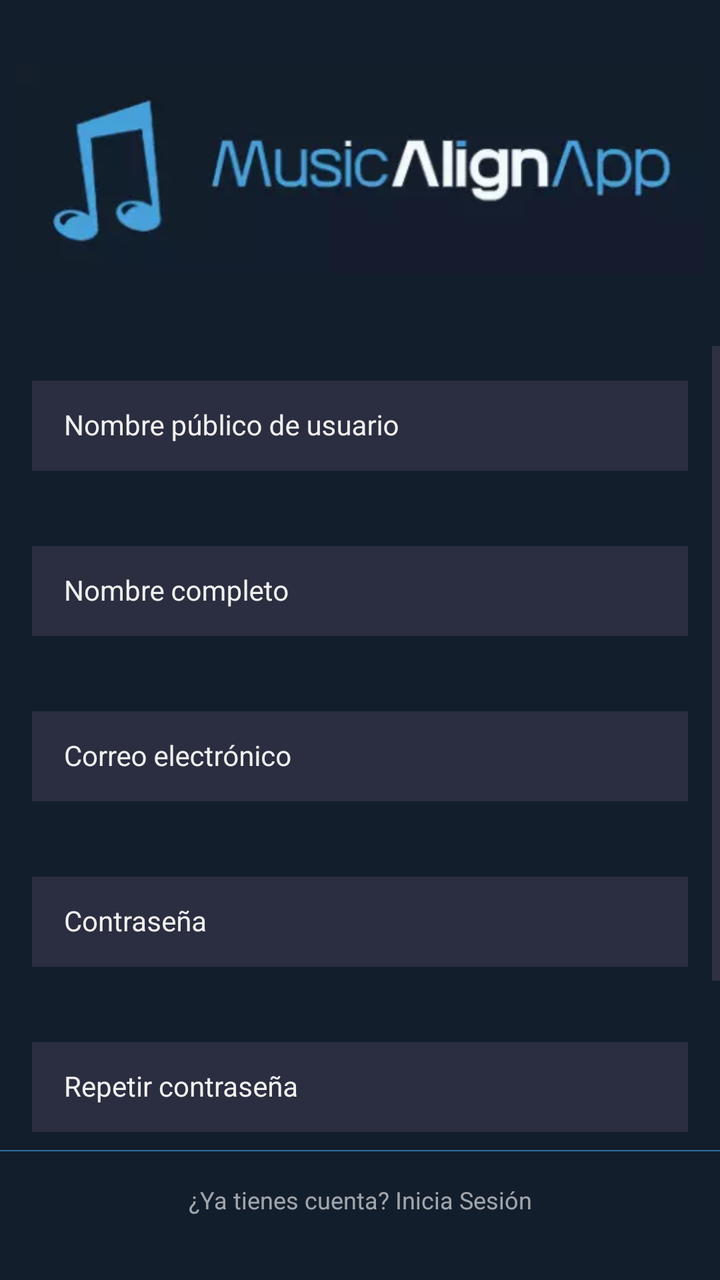
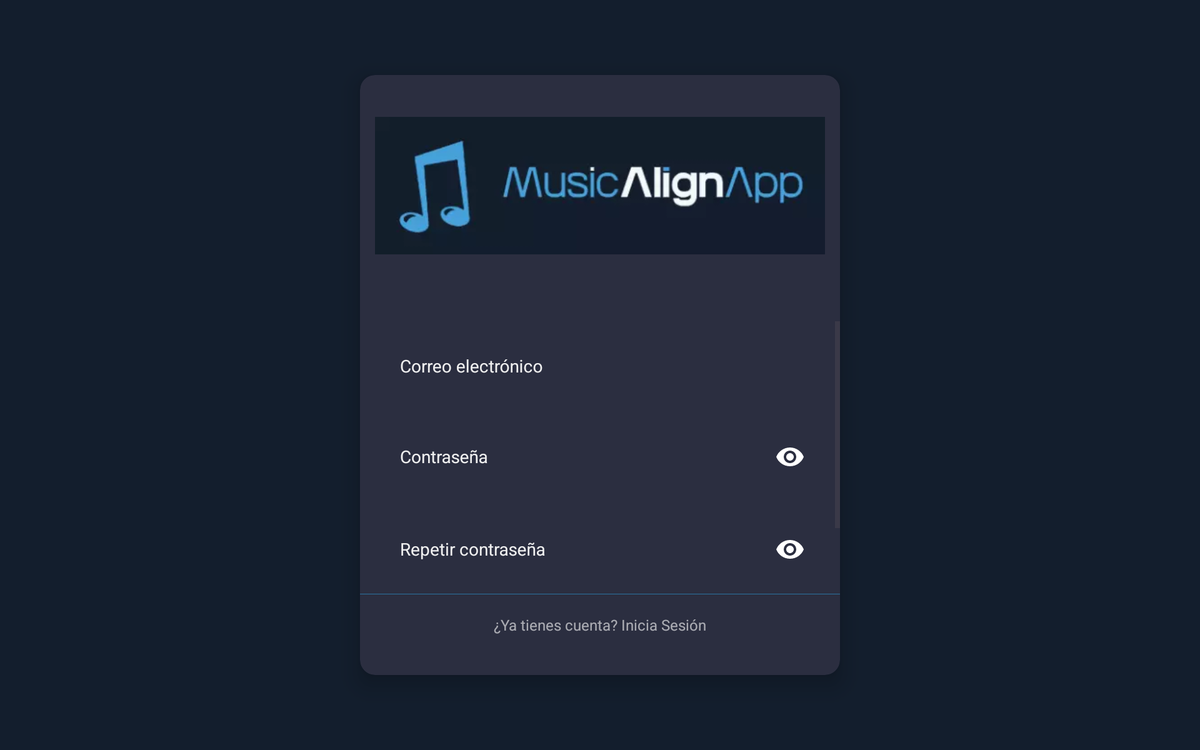

First picture: res/layout/ on a phone held upright. Second picture: the repository's own variant of that layout, on a device whose configuration matches the variant's folder. Source for both follows.
<!-- AndroidManifest.xml: application theme Theme.MusicAlignApp -->
<!-- res/layout/activity_signin.xml -->
<?xml version="1.0" encoding="utf-8"?>
<androidx.constraintlayout.widget.ConstraintLayout xmlns:android="http://schemas.android.com/apk/res/android"
    xmlns:app="http://schemas.android.com/apk/res-auto"
    xmlns:tools="http://schemas.android.com/tools"
    android:layout_width="match_parent"
    android:layout_height="match_parent"
    android:background="@color/background"
    tools:context=".ui.screens.signin.SignInActivity">

    <include
        android:id="@+id/viewHeader"
        layout="@layout/view_header"
        android:layout_width="match_parent"
        android:layout_height="wrap_content"
        android:layout_marginBottom="4dp"
        app:layout_constraintBottom_toTopOf="@+id/formView"
        app:layout_constraintTop_toTopOf="parent"
        app:layout_constraintVertical_chainStyle="packed" />

    <ScrollView
        android:id="@+id/formView"
        android:layout_width="0dp"
        android:layout_height="0dp"
        app:layout_constraintBottom_toTopOf="@id/viewBottom"
        app:layout_constraintEnd_toEndOf="parent"
        app:layout_constraintStart_toStartOf="parent"
        app:layout_constraintTop_toBottomOf="@+id/viewHeader">

        <androidx.constraintlayout.widget.ConstraintLayout
            android:layout_width="match_parent"
            android:layout_height="wrap_content"
            app:layout_constraintBottom_toTopOf="@+id/btnCreateAccount"
            app:layout_constraintEnd_toEndOf="parent"
            app:layout_constraintStart_toStartOf="parent"
            app:layout_constraintTop_toBottomOf="@+id/viewHeader">

            <com.google.android.material.textfield.TextInputLayout
                android:id="@+id/tilNickname"
                style="@style/FormTextInputLayout"
                android:layout_width="0dp"
                android:layout_height="wrap_content"
                android:layout_marginTop="12dp"
                app:layout_constraintBottom_toTopOf="@+id/tilRealName"
                app:layout_constraintEnd_toEndOf="parent"
                app:layout_constraintStart_toStartOf="parent"
                app:layout_constraintTop_toTopOf="parent">

                <com.google.android.material.textfield.TextInputEditText
                    android:id="@+id/etNickname"
                    style="@style/FormEditText"
                    android:layout_width="match_parent"
                    android:layout_height="wrap_content"
                    android:hint="@string/signin_form_nickname"
                    android:imeOptions="actionNext"
                    android:inputType="text"
                    android:textColorHighlight="@color/error_dark"
                    android:textColorHint="@color/error_dark" />

            </com.google.android.material.textfield.TextInputLayout>

            <com.google.android.material.textfield.TextInputLayout
                android:id="@+id/tilRealName"
                style="@style/FormTextInputLayout"
                android:layout_width="0dp"
                android:layout_height="wrap_content"
                android:layout_marginTop="12dp"
                app:layout_constraintBottom_toTopOf="@+id/tilEmail"
                app:layout_constraintEnd_toEndOf="parent"
                app:layout_constraintStart_toStartOf="parent"
                app:layout_constraintTop_toBottomOf="@+id/tilNickname">

                <com.google.android.material.textfield.TextInputEditText
                    android:id="@+id/etRealName"
                    style="@style/FormEditText"
                    android:layout_width="match_parent"
                    android:layout_height="wrap_content"
                    android:hint="@string/signin_form_real_name"
                    android:imeOptions="actionNext"
                    android:inputType="text"
                    android:textColorHighlight="@color/error_dark"
                    android:textColorHint="@color/error_dark" />

            </com.google.android.material.textfield.TextInputLayout>

            <com.google.android.material.textfield.TextInputLayout
                android:id="@+id/tilEmail"
                style="@style/FormTextInputLayout"
                android:layout_width="0dp"
                android:layout_height="wrap_content"
                android:layout_marginTop="12dp"
                app:layout_constraintBottom_toTopOf="@+id/tilPassword"
                app:layout_constraintEnd_toEndOf="parent"
                app:layout_constraintStart_toStartOf="parent"
                app:layout_constraintTop_toBottomOf="@+id/tilRealName">

                <com.google.android.material.textfield.TextInputEditText
                    android:id="@+id/etEmail"
                    style="@style/FormEditText"
                    android:layout_width="match_parent"
                    android:layout_height="wrap_content"
                    android:hint="@string/signin_form_email"
                    android:imeOptions="actionNext"
                    android:inputType="textEmailAddress"
                    android:textColorHighlight="@color/error_dark"
                    android:textColorHint="@color/error_dark" />

            </com.google.android.material.textfield.TextInputLayout>

            <com.google.android.material.textfield.TextInputLayout
                android:id="@+id/tilPassword"
                style="@style/FormTextInputLayout"
                android:layout_width="0dp"
                android:layout_height="wrap_content"
                android:layout_marginTop="12dp"
                app:layout_constraintBottom_toTopOf="@+id/tilRepeatPassword"
                app:layout_constraintEnd_toEndOf="parent"
                app:layout_constraintStart_toStartOf="parent"
                app:layout_constraintTop_toBottomOf="@+id/tilEmail">

                <com.google.android.material.textfield.TextInputEditText
                    android:id="@+id/etPassword"
                    style="@style/FormEditText"
                    android:layout_width="match_parent"
                    android:layout_height="wrap_content"
                    android:hint="@string/signin_form_password"
                    android:imeOptions="actionNext"
                    android:inputType="textPassword"
                    android:textColorHighlight="@color/error_dark"
                    android:textColorHint="@color/error_dark" />

            </com.google.android.material.textfield.TextInputLayout>


            <com.google.android.material.textfield.TextInputLayout
                android:id="@+id/tilRepeatPassword"
                style="@style/FormTextInputLayout"
                android:layout_width="0dp"
                android:layout_height="wrap_content"
                android:layout_marginTop="12dp"
                app:layout_constraintBottom_toTopOf="@+id/btnCreateAccount"
                app:layout_constraintEnd_toEndOf="parent"
                app:layout_constraintStart_toStartOf="parent"
                app:layout_constraintTop_toBottomOf="@+id/tilPassword">

                <com.google.android.material.textfield.TextInputEditText
                    android:id="@+id/etRepeatPassword"
                    style="@style/FormEditText"
                    android:layout_width="match_parent"
                    android:layout_height="wrap_content"
                    android:hint="@string/signin_form_repeat_password"
                    android:imeOptions="actionDone"
                    android:inputType="textPassword"
                    android:textColorHighlight="@color/error_dark"
                    android:textColorHint="@color/error_dark" />

            </com.google.android.material.textfield.TextInputLayout>

            <com.google.android.material.button.MaterialButton
                android:id="@+id/btnCreateAccount"
                style="@style/PrimaryButton"
                android:layout_width="0dp"
                android:layout_height="48dp"
                android:layout_marginHorizontal="16dp"
                android:layout_marginVertical="24dp"
                android:text="@string/signin_button_createaccount"
                app:layout_constraintEnd_toEndOf="parent"
                app:layout_constraintStart_toStartOf="parent"
                app:layout_constraintTop_toBottomOf="@+id/tilRepeatPassword"
                app:layout_constraintBottom_toBottomOf="parent"/>

        </androidx.constraintlayout.widget.ConstraintLayout>

    </ScrollView>

    <include
        android:id="@+id/viewBottom"
        layout="@layout/view_bottom"
        android:layout_width="0dp"
        android:layout_marginTop="24dp"
        android:layout_height="wrap_content"
        app:layout_constraintBottom_toBottomOf="parent"
        app:layout_constraintEnd_toEndOf="parent"
        app:layout_constraintStart_toStartOf="parent" />

    <ProgressBar
        android:id="@+id/pbLoading"
        android:layout_width="wrap_content"
        android:layout_height="wrap_content"
        android:visibility="invisible"
        app:layout_constraintBottom_toBottomOf="parent"
        app:layout_constraintEnd_toEndOf="parent"
        app:layout_constraintStart_toStartOf="parent"
        app:layout_constraintTop_toTopOf="parent" />

</androidx.constraintlayout.widget.ConstraintLayout>
<!-- res/layout/view_header.xml (included above) -->
<?xml version="1.0" encoding="utf-8"?>
<androidx.constraintlayout.widget.ConstraintLayout xmlns:android="http://schemas.android.com/apk/res/android"
    android:layout_width="match_parent"
    android:layout_height="wrap_content"
    xmlns:app="http://schemas.android.com/apk/res-auto">

    <androidx.appcompat.widget.AppCompatImageView
        android:id="@+id/ivLogo"
        android:layout_width="wrap_content"
        android:layout_height="wrap_content"
        app:srcCompat="@drawable/logo_name_app"
        android:padding="8dp"
        app:layout_constraintEnd_toEndOf="parent"
        app:layout_constraintStart_toStartOf="parent"
        app:layout_constraintTop_toTopOf="parent" />

</androidx.constraintlayout.widget.ConstraintLayout>
<!-- res/layout/view_bottom.xml (included above) -->
<?xml version="1.0" encoding="utf-8"?>
<androidx.constraintlayout.widget.ConstraintLayout xmlns:android="http://schemas.android.com/apk/res/android"
    android:layout_width="match_parent"
    android:layout_height="wrap_content"
    xmlns:app="http://schemas.android.com/apk/res-auto">

    <View
        android:id="@+id/viewDivider"
        android:layout_width="0dp"
        android:layout_height="0.7dp"
        android:background="@color/primary_dark"
        app:layout_constraintBottom_toTopOf="@+id/tvFooter"
        app:layout_constraintEnd_toEndOf="parent"
        app:layout_constraintStart_toStartOf="parent" />


    <androidx.appcompat.widget.AppCompatTextView
        android:id="@+id/tvFooter"
        style="@style/CaptionText"
        android:layout_width="wrap_content"
        android:layout_height="wrap_content"
        android:padding="16dp"
        android:layout_margin="16dp"
        android:text="@string/signin_login"
        android:textColor="@color/secondary_light_60"
        app:layout_constraintBottom_toBottomOf="parent"
        app:layout_constraintEnd_toEndOf="parent"
        app:layout_constraintStart_toStartOf="parent" />


</androidx.constraintlayout.widget.ConstraintLayout>
<!-- resources referenced by this layout -->
<resources>
  <color name="background">#131e2d</color>
  <color name="error_dark">#d32f2f</color>
  <color name="primary_dark">#2B73A1</color>
  <color name="secondary_light_60">#99FFFFFF</color>
  <!-- drawable logo_name_app: webp bitmap (drawable, 3572 bytes) -->
  <string name="signin_button_createaccount">Crear mi cuenta</string>
  <string name="signin_form_email">Correo electrónico</string>
  <string name="signin_form_nickname">Nombre público de usuario</string>
  <string name="signin_form_password">Contraseña</string>
  <string name="signin_form_real_name">Nombre completo</string>
  <string name="signin_form_repeat_password">Repetir contraseña</string>
  <string name="signin_login">¿Ya tienes cuenta? Inicia Sesión</string>
  <style name="CaptionText" parent="Widget.AppCompat.TextView">
          <item name="android:textSize">12sp</item>
          <item name="android:textColor">@color/secondary</item>
          <item name="android:gravity">center</item>
      </style>
  <style name="FormEditText" parent="Widget.AppCompat.EditText">
          <item name="android:textSize">14sp</item>
          <item name="android:textColor">@color/secondary_light</item>
          <item name="android:paddingLeft">16dp</item>
          <item name="singleLine">true</item>
          <item name="maxLines">1</item>
          <item name="android:paddingRight">16dp</item>
          <item name="android:textColorHint">@color/secondary_light</item>
          <item name="android:background">@color/background_form</item>
      </style>
  <style name="FormTextInputLayout" parent="Widget.MaterialComponents.TextInputLayout.OutlinedBox.Dense">
          <item name="android:gravity">center_vertical</item>
          <item name="errorEnabled">true</item>
          <item name="android:layout_marginLeft">16dp</item>
          <item name="android:layout_marginRight">16dp</item>
          <item name="android:textColorHint">@color/secondary</item>
          <item name="boxStrokeWidth">1dp</item>
          <item name="boxStrokeColor">@color/primary</item>
          <item name="errorTextColor">@color/error</item>
          <item name="hintTextColor">@color/primary</item>
      </style>
  <style name="PrimaryButton" parent="Widget.MaterialComponents.Button">
          <item name="android:textSize">12sp</item>
          <item name="textAllCaps">true</item>
          <item name="android:insetTop">0dp</item>
          <item name="android:insetBottom">0dp</item>
          <item name="android:textColor">@color/secondary</item>
          <item name="android:gravity">center</item>
          <item name="backgroundTint">@color/primary</item>
      </style>
  <!-- from res/values-v23/ -->
  <style name="Theme.MusicAlignApp" parent="Base.Theme.MusicAlignApp">
      
      <item name="android:navigationBarColor">@android:color/transparent</item>
      <item name="android:statusBarColor">@android:color/transparent</item>
      <item name="android:windowLightStatusBar">?attr/isLightTheme</item>
    </style>
  <color name="secondary">#F0F0F0</color>
  <color name="secondary_light">#FFFFFF</color>
  <color name="background_form">#2B2E40</color>
  <color name="primary">#47a1db</color>
  <color name="error">#e84545</color>
  <style name="Base.Theme.MusicAlignApp" parent="Theme.Material3.DayNight.NoActionBar">
          
          <item name="colorPrimary">@color/primary</item>
          <item name="colorPrimaryVariant">@color/primary_dark</item>
          <item name="colorOnPrimary">@color/primary_light</item>
          
          <item name="colorSecondary">@color/secondary</item>
          <item name="colorSecondaryVariant">@color/secondary_dark</item>
          <item name="colorOnSecondary">@color/secondary_light</item>
          
          <item name="android:statusBarColor">@color/background_dark</item>
      </style>
  <color name="primary_light">#73C8FF</color>
  <color name="secondary_dark">#CDCDCD</color>
  <color name="background_dark">#1B1D29</color>
</resources>
<!-- res/layout-sw600dp-land/activity_signin.xml (the repository's variant of the layout above) -->
<!-- drawn on a 7-inch tablet turned sideways -->
<?xml version="1.0" encoding="utf-8"?>
<androidx.constraintlayout.widget.ConstraintLayout xmlns:android="http://schemas.android.com/apk/res/android"
    xmlns:app="http://schemas.android.com/apk/res-auto"
    xmlns:tools="http://schemas.android.com/tools"
    android:layout_width="match_parent"
    android:layout_height="match_parent"
    android:background="@color/background"
    tools:context=".ui.screens.signin.SignUpActivity">

    
    <androidx.constraintlayout.widget.Guideline
        android:id="@+id/guidelineLeft"
        android:layout_width="wrap_content"
        android:layout_height="wrap_content"
        android:orientation="vertical"
        app:layout_constraintGuide_percent="0.3" />

    
    <androidx.constraintlayout.widget.Guideline
        android:id="@+id/guidelineRight"
        android:layout_width="wrap_content"
        android:layout_height="wrap_content"
        android:orientation="vertical"
        app:layout_constraintGuide_percent="0.7" />

    <androidx.constraintlayout.widget.Guideline
        android:id="@+id/guidelineTop"
        android:layout_width="wrap_content"
        android:layout_height="wrap_content"
        android:orientation="horizontal"
        app:layout_constraintGuide_percent="0.1" />

    <androidx.constraintlayout.widget.Guideline
        android:id="@+id/guidelineBottom"
        android:layout_width="wrap_content"
        android:layout_height="wrap_content"
        android:orientation="horizontal"
        app:layout_constraintGuide_percent="0.9" />

    <androidx.cardview.widget.CardView
        android:id="@+id/cvImage"
        android:layout_width="0dp"
        android:layout_height="0dp"
        app:cardBackgroundColor="@color/background_form"
        app:cardCornerRadius="12dp"
        app:cardElevation="12dp"
        app:layout_constraintBottom_toBottomOf="@id/guidelineBottom"
        app:layout_constraintEnd_toEndOf="@id/guidelineRight"
        app:layout_constraintStart_toStartOf="@id/guidelineLeft"
        app:layout_constraintTop_toTopOf="@id/guidelineTop">

        <androidx.constraintlayout.widget.ConstraintLayout
            android:layout_width="match_parent"
            android:layout_height="match_parent">

            <ImageView
                android:id="@+id/viewHeader"
                android:layout_width="0dp"
                android:layout_height="wrap_content"
                android:layout_marginHorizontal="12dp"
                android:layout_marginVertical="12dp"
                android:src="@drawable/logo_name_app"
                app:layout_constraintEnd_toEndOf="parent"
                app:layout_constraintStart_toStartOf="parent"
                app:layout_constraintTop_toTopOf="parent" />

            <ScrollView
                android:id="@+id/formView"
                android:layout_width="0dp"
                android:layout_height="0dp"
                android:layout_marginTop="32dp"
                app:layout_constraintBottom_toTopOf="@id/viewBottom"
                app:layout_constraintEnd_toEndOf="parent"
                app:layout_constraintStart_toStartOf="parent"
                app:layout_constraintTop_toBottomOf="@+id/viewHeader">

                <androidx.constraintlayout.widget.ConstraintLayout
                    android:layout_width="match_parent"
                    android:layout_height="wrap_content"
                    app:layout_constraintBottom_toTopOf="@+id/btnCreateAccount"
                    app:layout_constraintEnd_toEndOf="parent"
                    app:layout_constraintStart_toStartOf="parent"
                    app:layout_constraintTop_toBottomOf="@+id/viewHeader">

                    <com.google.android.material.textfield.TextInputLayout
                        android:id="@+id/tilEmail"
                        style="@style/FormTextInputLayout"
                        android:layout_width="0dp"
                        android:layout_height="wrap_content"
                        android:layout_marginTop="8dp"
                        app:layout_constraintBottom_toTopOf="@+id/tilPassword"
                        app:layout_constraintEnd_toEndOf="parent"
                        app:layout_constraintStart_toStartOf="parent"
                        app:layout_constraintTop_toTopOf="parent">

                        <com.google.android.material.textfield.TextInputEditText
                            android:id="@+id/etEmail"
                            style="@style/FormEditText"
                            android:layout_width="match_parent"
                            android:layout_height="wrap_content"
                            android:hint="@string/signin_form_email"
                            android:imeOptions="actionNext"
                            android:inputType="textEmailAddress"
                            android:textColorHighlight="@color/error_dark"
                            android:textColorHint="@color/error_dark" />

                    </com.google.android.material.textfield.TextInputLayout>

                    <com.google.android.material.textfield.TextInputLayout
                        android:id="@+id/tilPassword"
                        style="@style/FormTextInputLayout"
                        android:layout_width="0dp"
                        android:layout_height="wrap_content"
                        android:layout_marginTop="8dp"
                        app:layout_constraintBottom_toTopOf="@+id/tilRepeatPassword"
                        app:layout_constraintEnd_toEndOf="parent"
                        app:layout_constraintStart_toStartOf="parent"
                        app:endIconMode="password_toggle"
                        app:endIconTint="@color/white">

                        <com.google.android.material.textfield.TextInputEditText
                            android:id="@+id/etPassword"
                            style="@style/FormEditText"
                            android:layout_width="match_parent"
                            android:layout_height="wrap_content"
                            android:hint="@string/signin_form_password"
                            android:imeOptions="actionNext"
                            android:inputType="textPassword"
                            android:textColorHighlight="@color/error_dark"
                            android:textColorHint="@color/error_dark"/>

                    </com.google.android.material.textfield.TextInputLayout>

                    <com.google.android.material.textfield.TextInputLayout
                        android:id="@+id/tilRepeatPassword"
                        style="@style/FormTextInputLayout"
                        android:layout_width="0dp"
                        android:layout_height="wrap_content"
                        android:layout_marginTop="8dp"
                        app:layout_constraintBottom_toTopOf="@+id/btnCreateAccount"
                        app:layout_constraintEnd_toEndOf="parent"
                        app:layout_constraintStart_toStartOf="parent"
                        app:endIconMode="password_toggle"
                        app:endIconTint="@color/white">

                        <com.google.android.material.textfield.TextInputEditText
                            android:id="@+id/etRepeatPassword"
                            style="@style/FormEditText"
                            android:layout_width="match_parent"
                            android:layout_height="wrap_content"
                            android:hint="@string/signin_form_repeat_password"
                            android:imeOptions="actionDone"
                            android:inputType="textPassword"
                            android:textColorHighlight="@color/error_dark"
                            android:textColorHint="@color/error_dark" />

                    </com.google.android.material.textfield.TextInputLayout>

                    <com.google.android.material.button.MaterialButton
                        android:id="@+id/btnCreateAccount"
                        style="@style/PrimaryButton"
                        android:layout_width="0dp"
                        android:layout_height="48dp"
                        android:layout_marginHorizontal="16dp"
                        android:layout_marginVertical="12dp"
                        android:text="@string/signin_button_createaccount"
                        app:layout_constraintBottom_toBottomOf="parent"
                        app:layout_constraintEnd_toEndOf="parent"
                        app:layout_constraintStart_toStartOf="parent"/>

                </androidx.constraintlayout.widget.ConstraintLayout>

            </ScrollView>

            <include
                android:id="@+id/viewBottom"
                layout="@layout/view_bottom"
                android:layout_width="0dp"
                android:layout_height="wrap_content"
                android:layout_marginTop="24dp"
                app:layout_constraintBottom_toBottomOf="parent"
                app:layout_constraintEnd_toEndOf="parent"
                app:layout_constraintStart_toStartOf="parent" />

        </androidx.constraintlayout.widget.ConstraintLayout>


    </androidx.cardview.widget.CardView>

    <ProgressBar
        android:id="@+id/pbLoading"
        android:layout_width="wrap_content"
        android:layout_height="wrap_content"
        android:visibility="invisible"
        app:layout_constraintBottom_toBottomOf="parent"
        app:layout_constraintEnd_toEndOf="parent"
        app:layout_constraintStart_toStartOf="parent"
        app:layout_constraintTop_toTopOf="parent" />

</androidx.constraintlayout.widget.ConstraintLayout>
<!-- resources referenced by the variant -->
<!-- as a 7-inch tablet turned sideways resolves them -->
<resources>
  <color name="background">#131e2d</color>
  <color name="background_form">#2B2E40</color>
  <color name="error_dark">#d32f2f</color>
  <color name="primary_dark">#2B73A1</color>
  <color name="secondary_light_60">#99FFFFFF</color>
  <color name="white">#FFFFFFFF</color>
  <!-- drawable logo_name_app: webp bitmap (drawable, 3572 bytes) -->
  <string name="signin_button_createaccount">Crear mi cuenta</string>
  <string name="signin_form_email">Correo electrónico</string>
  <string name="signin_form_password">Contraseña</string>
  <string name="signin_form_repeat_password">Repetir contraseña</string>
  <string name="signin_login">¿Ya tienes cuenta? Inicia Sesión</string>
  <style name="CaptionText" parent="Widget.AppCompat.TextView">
          <item name="android:textSize">12sp</item>
          <item name="android:textColor">@color/secondary</item>
          <item name="android:gravity">center</item>
      </style>
  <style name="FormEditText" parent="Widget.AppCompat.EditText">
          <item name="android:textSize">14sp</item>
          <item name="android:textColor">@color/secondary_light</item>
          <item name="android:paddingLeft">16dp</item>
          <item name="singleLine">true</item>
          <item name="maxLines">1</item>
          <item name="android:paddingRight">16dp</item>
          <item name="android:textColorHint">@color/secondary_light</item>
          <item name="android:background">@color/background_form</item>
      </style>
  <style name="FormTextInputLayout" parent="Widget.MaterialComponents.TextInputLayout.OutlinedBox.Dense">
          <item name="android:gravity">center_vertical</item>
          <item name="errorEnabled">true</item>
          <item name="android:layout_marginLeft">16dp</item>
          <item name="android:layout_marginRight">16dp</item>
          <item name="android:textColorHint">@color/secondary</item>
          <item name="boxStrokeWidth">1dp</item>
          <item name="boxStrokeColor">@color/primary</item>
          <item name="errorTextColor">@color/error</item>
          <item name="hintTextColor">@color/primary</item>
      </style>
  <style name="PrimaryButton" parent="Widget.MaterialComponents.Button">
          <item name="android:textSize">12sp</item>
          <item name="textAllCaps">true</item>
          <item name="android:insetTop">0dp</item>
          <item name="android:insetBottom">0dp</item>
          <item name="android:textColor">@color/secondary</item>
          <item name="android:gravity">center</item>
          <item name="backgroundTint">@color/primary</item>
      </style>
  <!-- from res/values-v23/ -->
  <style name="Theme.MusicAlignApp" parent="Base.Theme.MusicAlignApp">
      
      <item name="android:navigationBarColor">@android:color/transparent</item>
      <item name="android:statusBarColor">@android:color/transparent</item>
      <item name="android:windowLightStatusBar">?attr/isLightTheme</item>
    </style>
  <color name="secondary">#F0F0F0</color>
  <color name="secondary_light">#FFFFFF</color>
  <color name="primary">#47a1db</color>
  <color name="error">#e84545</color>
  <style name="Base.Theme.MusicAlignApp" parent="Theme.Material3.DayNight.NoActionBar">
          
          <item name="colorPrimary">@color/primary</item>
          <item name="colorPrimaryVariant">@color/primary_dark</item>
          <item name="colorOnPrimary">@color/primary_light</item>
          
          <item name="colorSecondary">@color/secondary</item>
          <item name="colorSecondaryVariant">@color/secondary_dark</item>
          <item name="colorOnSecondary">@color/secondary_light</item>
          
          <item name="android:statusBarColor">@color/background_dark</item>
      </style>
  <color name="primary_light">#73C8FF</color>
  <color name="secondary_dark">#CDCDCD</color>
  <color name="background_dark">#1B1D29</color>
</resources>
